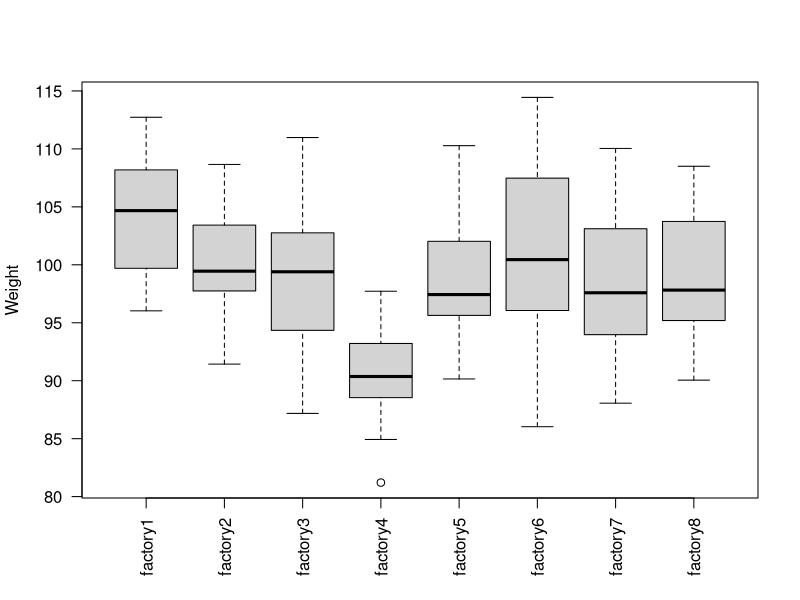

This figure's R source:
## ---- chunk 1
library(dplyr)
set.seed(14)
num_factory <- 8
n <-  20
choco_big <- purrr::map(1:num_factory, ~rnorm(n, 100, 6))
names(choco_big) <- stringr::str_c("factory", 1:num_factory)
choco_big <- tibble::as_tibble(choco_big)
choco_big <- choco_big  %>%
  mutate(factory4 = rnorm(n, 90, 6))
## ---- chunk 2
choco_big
## ---- chunk 3
library(tidyr)
choco_mod <- choco_big %>%
  pivot_longer(everything(), names_to = "factory", values_to = "weight") %>%
  mutate(factory = factor(factory))
## ---- chunk 4
# las argument changes the orientation of x-axis labels
boxplot(weight ~ factory, data = choco_mod, xlab = NA, ylab = "Weight",
        las = 2)
## ---- chunk 5
kruskal.test(weight ~ factory, data = choco_mod)
## ---- chunk 6
wilcox.test(choco_big$factory3, choco_big$factory6, paired = FALSE,
            alternative = "two.sided", exact = TRUE)
## ---- chunk 7
pairwise.wilcox.test(choco_mod$weight, choco_mod$factory,
                     p.adjust.method = "none")
## ---- chunk 8
pairwise.wilcox.test(choco_mod$weight, choco_mod$factory,
                     p.adjust.method = "bonferroni")
